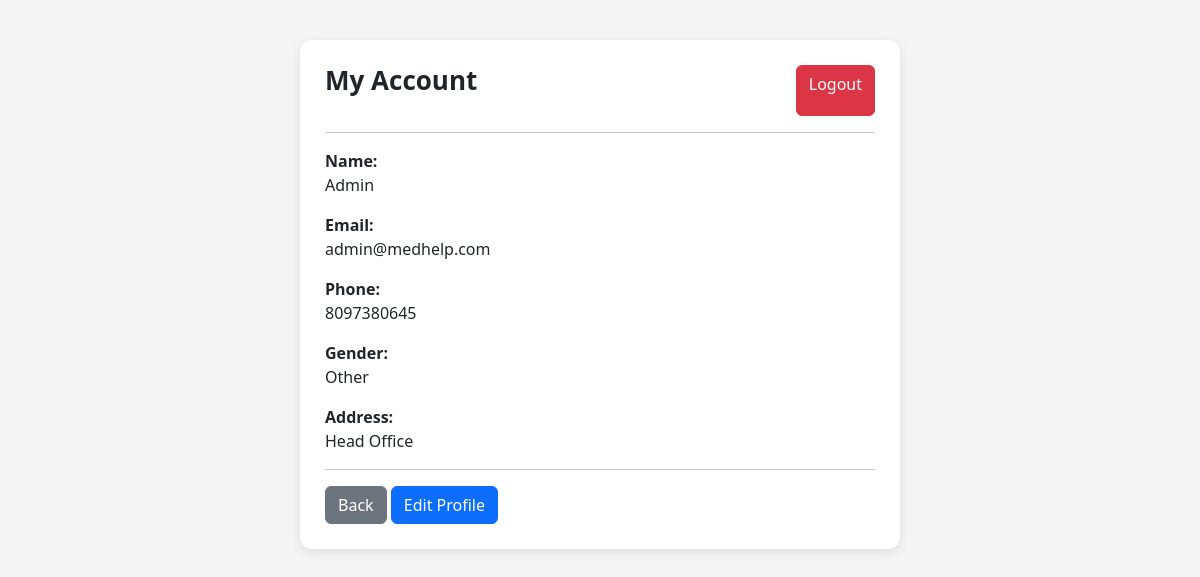
Page /general/account_details.php (signed in) on the committed database.
### tables this page shows
CREATE TABLE `USERS` (
  `UID` int(11) NOT NULL,
  `name` varchar(50) DEFAULT NULL,
  `gender` varchar(10) DEFAULT NULL,
  `phone` varchar(10) DEFAULT NULL,
  `email` varchar(50) DEFAULT NULL,
  `password` varchar(100) DEFAULT NULL,
  `role` varchar(20) DEFAULT NULL,
  `address` varchar(150) DEFAULT NULL,
  `status` enum('active','inactive') DEFAULT 'active'
);

### general/account_details.php (the view, shortened to what this page needs)
<?php
$uid = intval($_SESSION['uid']);
$query = mysqli_query($conn, "SELECT name, email, phone, gender, address FROM users WHERE UID = $uid LIMIT 1");
$user = mysqli_fetch_assoc($query);
?>
<!DOCTYPE html>
<html>
<head>
    <link rel="stylesheet" href="https://cdn.jsdelivr.net/npm/bootstrap@5.3.0/dist/css/bootstrap.min.css">
</head>
<body>
<div class="card-box">
    <div class="d-flex justify-content-between">
        <h2 class="title">My Account</h2>
        <a href="logout.php" class="btn btn-danger">Logout</a>
    </div>
    <hr>
    <div class="info-row">
        <label>Name:</label>
        <p><?php echo htmlspecialchars($user['name']); ?></p>
    </div>
    <div class="info-row">
        <label>Email:</label>
        <p><?php echo htmlspecialchars($user['email']); ?></p>
    </div>
    <div class="info-row">
        <label>Phone:</label>
        <p><?php echo htmlspecialchars($user['phone']); ?></p>
    </div>
    <div class="info-row">
        <label>Gender:</label>
        <p><?php echo htmlspecialchars($user['gender']); ?></p>
    </div>
    <div class="info-row">
        <label>Address:</label>
        <p><?php echo nl2br(htmlspecialchars($user['address'])); ?></p>
    </div>
    <hr>
    <a href="index.php" class="btn btn-secondary">Back</a>
    <a href="edit_profile.php" class="btn btn-primary">Edit Profile</a>
</div>
</body>
</html>

### general/account_details.php (style rules this page uses)
body { background: #f5f5f5; font-family: 'Segoe UI'; }
.card-box { background: white; padding: 25px; border-radius: 12px; box-shadow: 0 3px 12px rgba(0,0,0,0.1); max-width: 600px; margin: auto; margin-top: 40px; }
.title { font-weight: bold; font-size: 26px; margin-bottom: 20px; }
.info-row { margin-bottom: 12px; }
label { font-weight: bold; }

### rows in the picture
users: name "Admin", email "admin@medhelp.com", phone "8097380645", gender "Other", address "Head Office"
